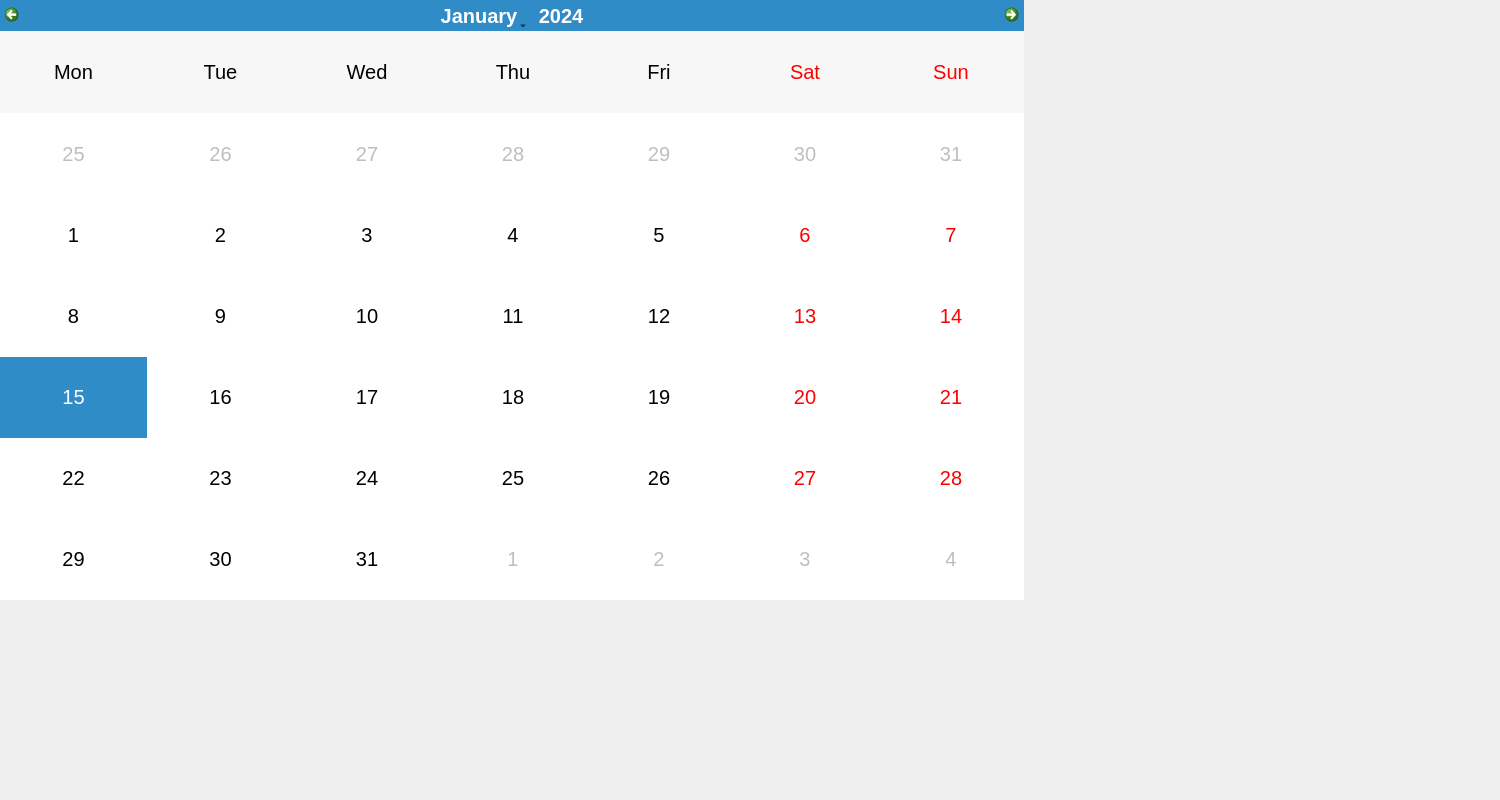
<?xml version="1.0" encoding="UTF-8"?>
<ui version="4.0">
 <class>Schedule</class>
 <widget class="QWidget" name="Schedule">
  <property name="geometry">
   <rect>
    <x>0</x>
    <y>0</y>
    <width>1500</width>
    <height>800</height>
   </rect>
  </property>
  <property name="windowTitle">
   <string>Schedule</string>
  </property>
  <widget class="QCalendarWidget" name="calendarWidget">
   <property name="geometry">
    <rect>
     <x>0</x>
     <y>0</y>
     <width>1024</width>
     <height>600</height>
    </rect>
   </property>
   <property name="font">
    <font>
     <pointsize>15</pointsize>
    </font>
   </property>
   <property name="selectionMode">
    <enum>QCalendarWidget::SingleSelection</enum>
   </property>
   <property name="horizontalHeaderFormat">
    <enum>QCalendarWidget::ShortDayNames</enum>
   </property>
   <property name="verticalHeaderFormat">
    <enum>QCalendarWidget::NoVerticalHeader</enum>
   </property>
   <property name="navigationBarVisible">
    <bool>true</bool>
   </property>
   <property name="dateEditEnabled">
    <bool>true</bool>
   </property>
  </widget>
 </widget>
 <resources/>
 <connections/>
</ui>
